Frame 1 (no input): blank canvas, image omitted
Frame 60 (the mouse pressed at the canvas centre just before this capture): blank canvas, image omitted
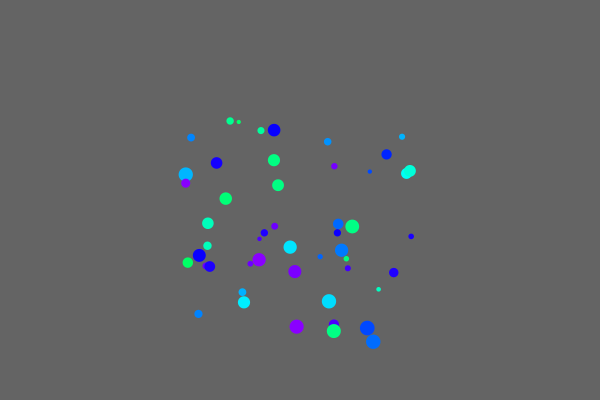
Frame 120 (the mouse held since frame 60 and released just before this capture)

The Processing sketch whose frames 1 and 60 were blank and that drew this single picture after the mouse press (run headless with seeded random() and noise(); from frame 60 on, the mouse is pressed at the canvas centre):

// Processing sketch: bolas_3
// ── bolas_3.pde
/* Exemplo de um sistema de partículas com lista dinâmica 'ArrayList' 
 * A classe grupoDeBolas contém uma lista de bolinhas da classe Bola
 * A festa é ArrayList de grupoDeBolas (uma lista de grupos de bolinhas)
 */

ArrayList<grupoDeBolas> festa; 

void setup() {
  size(600, 400);
  noStroke();
  festa = new ArrayList<grupoDeBolas>(); // festa é uma lista de grupos de bolas
}

void draw() {
  background(100);
  for (grupoDeBolas grupo : festa) {  // para cada lista da festa
    grupo.update();
  }

  for (int i = festa.size()-1; i >= 0; i--) {  // percorre a festa, do fim para o começo
    grupoDeBolas grupo = festa.get(i);  // pega um grupo
    if (grupo.bolas.size() == 0) {      // se o grupo estiver vazio
      festa.remove(i);                  // remove o grupo da festa
    }
  }
}

void mousePressed() {
  festa.add(new grupoDeBolas(mouseX, mouseY, 50));
}

class Bola {
  float x, y, vx, vy, tamanho;
  color cor;
  Bola(float px, float py, float tam_min, float tam_max) {
    x = px;
    y = py;
    tamanho = random(tam_min, tam_max);
    colorMode(HSB);
    cor = color(random(100, 200), 255, 255);
    vx = random(-2, 2);
    vy = random(-2, 2);
  }
  void desenhar() {
    fill(cor);
    ellipse ( x, y, tamanho, tamanho);
  }
  void mover() {
    tamanho = tamanho * .995;
    x = x + vx;
    if (x < 0 || x > width) { 
      vx = -vx;
    }
    vy = vy + 0.02;
    y = y + vy;
    if (y < 0) { 
      vy = -vy;
    }
  }
}

class grupoDeBolas {
  ArrayList<Bola> bolas;  // lista de bolas do grupo
  // construtor
  grupoDeBolas(float px, float py, int num) {
    bolas = new ArrayList<Bola>();
    for (int i = 0; i < num; i++) {
      bolas.add(new Bola(px, py, 5, 20));
    }
  }

  void update() {
    for (Bola bola : bolas) {
      bola.desenhar();  
      bola.mover();
    }
    // remove bolas que sairam para baixo do canvas
    for (int i = bolas.size()-1; i >= 0; i--) { 
      Bola bola = bolas.get(i);
      if (bola.y > height) {
        bolas.remove(i);
      }
    }
  }
}
